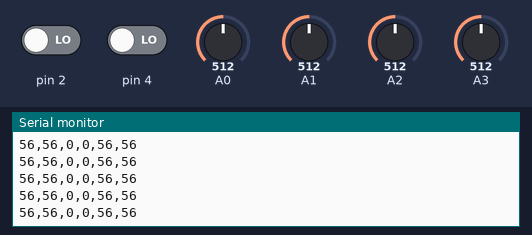
Bench run of a sketch on a simulated Arduino Uno, built with avr-gcc and run on an emulated ATmega328P. Shown: the last lines printed to the serial monitor. Inputs (shaded band) come from the test bench; at power-on: A1 = 512, A3 = 512, pin 2 LOW, pin 4 LOW, A0 = 512, A2 = 512.

Above: at 2.7 s.
2.8 s: A1 set to 886
At 2.84 s:
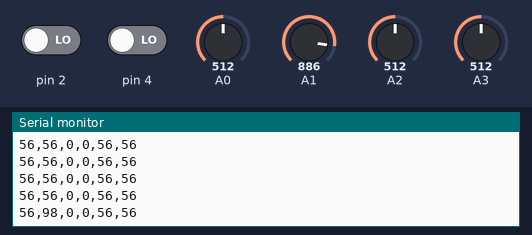
5.8 s: A1 set to 916
At 5.81 s:
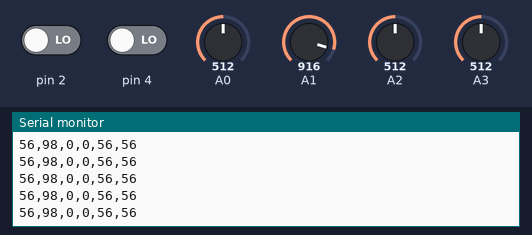
8.8 s: A3 set to 96
At 8.84 s:
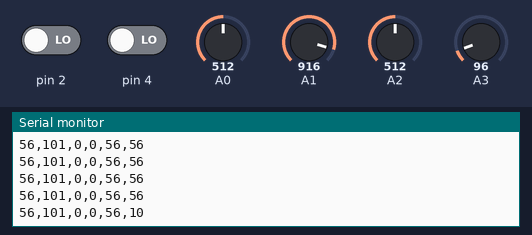
10.3 s: A3 set to 79
At 10.33 s:
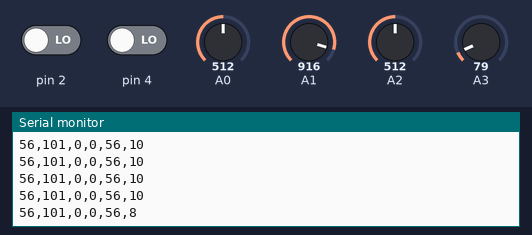
Timing chart, 0 to 12.8 s (numbered marks = the images above; inputs shaded):
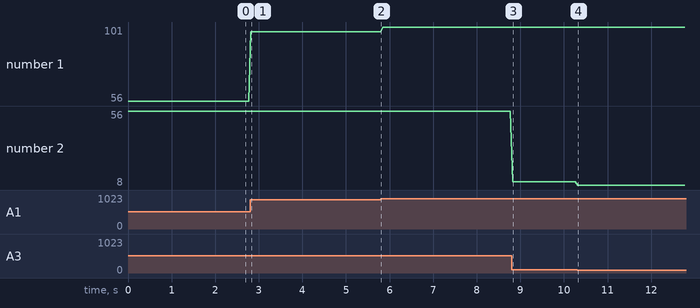

Measured:
- after the input at 2.8 s, the serial monitor: prints a new line at once (image 1)
- after the input at 8.8 s, the serial monitor: prints a new line at once (image 3)
- after the input at 10.3 s, the serial monitor: prints a new line at once (image 4)
- plotted number 1: 56 → 98 after the input at 2.8 s, 98 → 101 after the input at 5.8 s
- plotted number 2: 56 → 10 after the input at 8.8 s, 10 → 8 after the input at 10.3 s

The sketch:

SendTwoAnalogValues.ino
```cpp
int sensor1Value = 0;
int sensor2Value = 0;
int sensor3Value = 0;
int sensor4Value = 0;

void setup() {
  // put your setup code here, to run once:
  Serial.begin(9600);
  pinMode(A0,INPUT);
  pinMode(A1,INPUT);
  pinMode(A2,INPUT);
  pinMode(A3,INPUT);
  pinMode(13,OUTPUT);
  pinMode(2,INPUT);
  pinMode(4,INPUT);
}

void loop() {
  digitalWrite(13,LOW);
  sensor1Value = analogRead(A0);
  sensor2Value = analogRead(A1);
  sensor3Value = analogRead(A2);
  sensor4Value = analogRead(A3);
  Serial.print(map(sensor1Value,0,900,0,100));
  Serial.print(",");
  Serial.print(map(sensor2Value,0,900,0,100));
  Serial.print(",");
  Serial.print(digitalRead(2));
  Serial.print(",");
  Serial.print(digitalRead(4));
  Serial.print(",");
  Serial.print(map(sensor3Value,0,900,0,100));
  Serial.print(",");
  Serial.println(map(sensor4Value,0,900,0,100));
  delay(50);
  digitalWrite(13,HIGH);

}
```
